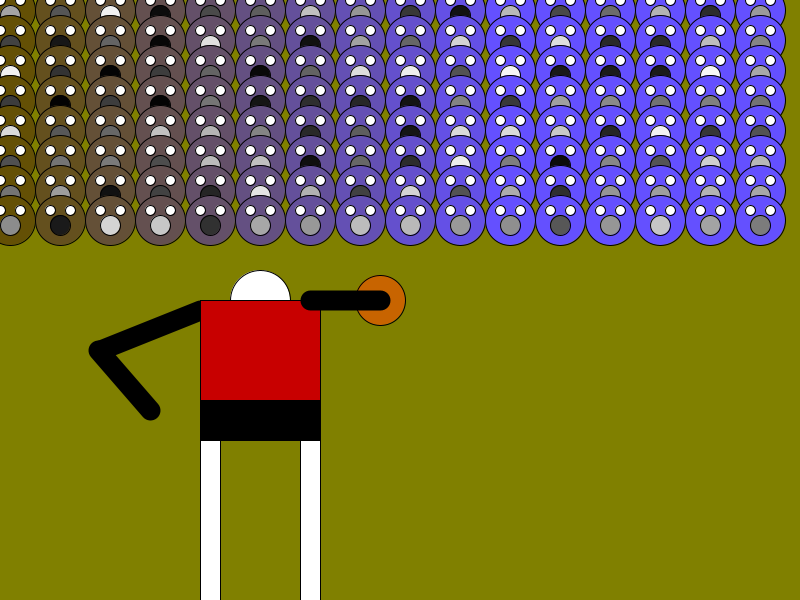
Frame 1 (no input)
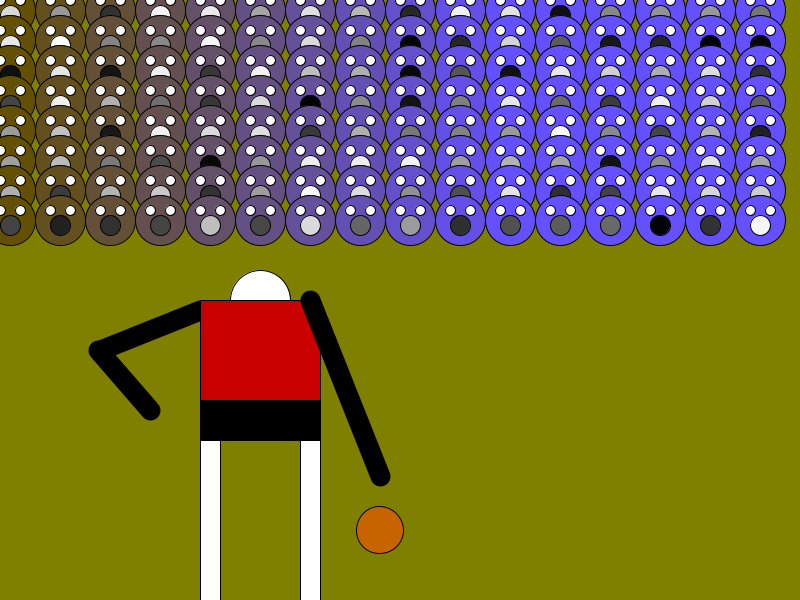
Frame 60 (the mouse pressed at the canvas centre just before this capture)
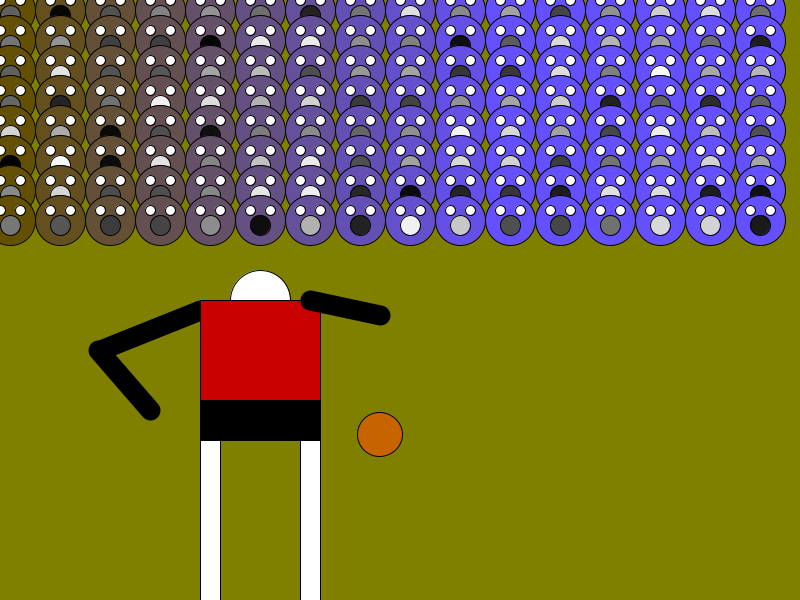
Frame 120 (the mouse held since frame 60 and released just before this capture)

The Processing sketch that drew these frames (run headless with seeded random() and noise(); from frame 60 on, the mouse is pressed at the canvas centre):

// Processing sketch: processing_23137
// ── processing_23137.pde


float x = 380;   // x location of square
float y = 300;     // y location of square
float p= 50;
float speed = 0;
float gravity = 0.1; 
float mio = 300;

void setup() {
size (800,600);

//frameRate (30);
}

void draw () {
 // frameRate (5);
  background (128,128,0);


strokeWeight (20);
line (200,310,100,350);
line (150,410,98,350);
strokeWeight (1);  
ellipse (260,300,60,60);
rect (200,400,20,200);
fill (255);
rect (300,400,20,200);
fill (0);
rect (200,400,120,40);
fill (200,0,0);
rect (200,300,120,100);
fill (200,100,0);
ellipse(x,y++,p,p);
strokeWeight (20);
line (x,mio,310,300);
y = y + speed;
p=p-0.05;
 speed = speed + gravity;
 if (y > height ) {
    speed = speed * -0.95;  
    
   // mio = mio-50;
  }
  if (mio > 500) {
    speed = speed * -0.95;  
   // mio = mio-50;
  
  }
    mio = mio + speed;
 for (int r= 10; r<800; r=r+50){
 for ( int t= 10; t<250; t=t+30){
  
 strokeWeight (1);
 fill (100,80,r/2);
 ellipse (r,t,50,50);//cabeza
 fill (random (0,255));
 ellipse (r,t+5,20,20);//boca
 fill (255);
 ellipse (r-10,t-10,10,10);
 ellipse (r+10,t-10,10,10);//ojo izq
 //rect (200,200,200,200);
  }
 }
 }

//rotate (2);
